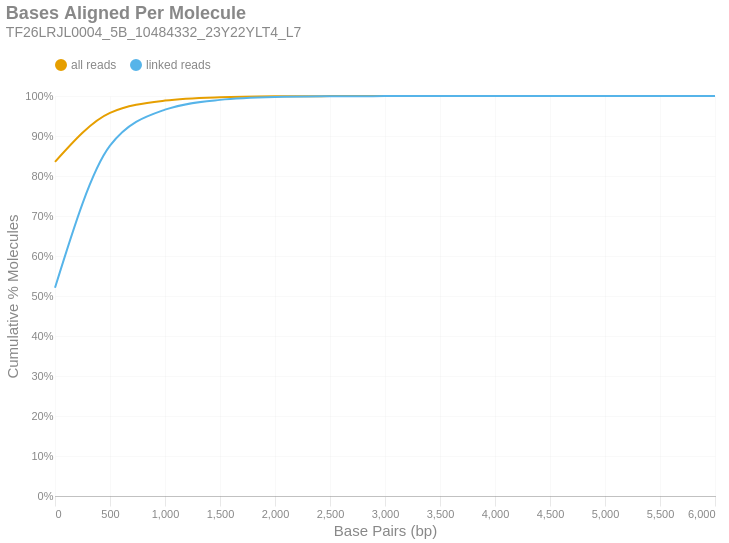

Write notebook code for a chart like this one.
### Markdown cell above
### Bases Aligned Per Molecule
This is a cumulative frequency distribution showing the number of base pairs aligned per unique molecule. These data are shown in 500 bp bins. There are two distributions: one with `all reads` (yellow) and another with only `linked reads` (blue). The percent of molecules in the `linked reads` distribution is relative to the total number of linked molecules.

### Code cell
if SKIPLR:
    print_html(f"Skipped")
else:
    binned_df = consolidated_hist(valids['aligned_bp'], mask, 500, True)
    with SafeRender(binned_df):
        (
            density_plot(binned_df, 'Bases Aligned Per Molecule', samplename, 'basesper')
            .encode(
                x=alt.X('bin:Q', title="Base Pairs (bp)").axis(tickMinStep=500).scale(padding=0),
                y=alt.Y('value:Q', title='Cumulative % Molecules')
                    .axis(format='%')
                    .scale(domain = [0,1])
                    .stack(False),
                color=alt.Color("key:N").scale(domain = ["all reads", "linked reads"]),
                tooltip = [
                    alt.Tooltip("key:N", title = "Data Type"),
                    alt.Tooltip("range_label:N", title="Bases Aligned Per Molecule"),
                    alt.Tooltip("value:Q", format = ".2%", title="% Molecules (Cum.)")
                ]
            )
        ).display()

### Figure 1 — Vega-Lite specification as saved in the notebook (floating-point values rounded to 4 significant figures)
{"width": "container", "height": 400, "config": {"title": {"anchor": "start", "dy": -15, "fontSize": 18, "color": "#888888", "subtitleColor": "#888888", "subtitleFontSize": 14}, "arc": {"fill": "#0072B2"}, "axis": {"domainColor": "#888888", "domainWidth": 0.5, "gridWidth": 0.2, "grid": false, "titleFontWeight": 400, "titleFontSize": 15, "labelFontSize": 11, "labelColor": "#888888", "tickColor": "#888888", "tickWidth": 0.2, "titleColor": "#888888"}, "axisBand": {"grid": false}, "axisX": {"grid": true, "tickSize": 10, "domainCap": "round"}, "axisY": {"domain": false, "grid": true, "tickSize": 0, "domainCap": "round"}, "background": "transparent", "header": {"labelFontSize": 15, "labelColor": "#888888", "titleFontSize": 15, "titleFontWeight": 600, "titleColor": "#888888"}, "legend": {"labelFont": "sans-serif", "labelFontSize": 12, "labelColor": "#888888", "symbolSize": 100, "symbolType": "circle", "titleFontSize": 12, "titlePadding": 10, "titleColor": "#888888", "title": null, "orient": "top"}, "range": {"category": ["#E69F00", "#56B4E9", "#009E73", "#F0E442", "#0072B2", "#D55E00", "#CC79A7", "#000000"], "diverging": ["#cfe8f3", "#a2d4ec", "#73bfe2", "#46abdb", "#1696d2", "#12719e"]}, "area": {"fill": "#0072B2", "fillOpacity": 0.7, "line": true, "strokeOpacity": 0.7}, "line": {"color": "#0072B2", "stroke": "#0072B2", "strokeWidth": 2}, "trail": {"color": "#0072B2", "stroke": "#0072B2", "strokeWidth": 0, "size": 1}, "point": {"filled": true, "fillOpacity": 1.0, "size": 95}, "text": {"color": "#888888", "fontSize": 11, "align": "right", "fontWeight": 400, "size": 11}, "bar": {"fill": "#0072B2", "stroke": null}, "view": {"stroke": null, "continuousWidth": 660, "continuousHeight": 400}}, "data": {"name": "data-afdb3e285ceac1e846d13969ec534fad"}, "mark": {"type": "line", "interpolate": "monotone", "point": {"opacity": 0, "size": 275}}, "encoding": {"color": {"field": "key", "scale": {"domain": ["all reads", "linked reads"]}, "type": "nominal"}, "tooltip": [{"field": "key", "title": "Data Type", "type": "nominal"}, {"field": "range_label", "title": "Bases Aligned Per Molecule", "type": "nominal"}, {"field": "value", "format": ".2%", "title": "% Molecules (Cum.)", "type": "quantitative"}], "x": {"axis": {"tickMinStep": 500}, "field": "bin", "scale": {"padding": 0}, "title": "Base Pairs (bp)", "type": "quantitative"}, "y": {"axis": {"format": "%"}, "field": "value", "scale": {"domain": [0, 1]}, "stack": false, "title": "Cumulative % Molecules", "type": "quantitative"}}, "params": [{"name": "param_c36ac31b6afebe62", "select": {"type": "point", "fields": ["key"]}, "bind": "legend"}], "title": {"text": "Bases Aligned Per Molecule", "subtitle": "TF26LRJL0004_5B_10484332_23Y22YLT4_L7"}, "transform": [{"fold": ["all reads (cumsum)", "linked reads (cumsum)"]}, {"calculate": "replace(datum.key, ' (cumsum)', '')", "as": "key"}, {"filter": {"param": "param_c36ac31b6afebe62"}}], "usermeta": {"embedOptions": {"downloadFileName": "TF26LRJL0004_5B_10484332_23Y22YLT4_L7.basesper"}}, "$schema": "https://vega.github.io/schema/vega-lite/v6.4.1.json", "datasets": {"data-afdb3e285ceac1e846d13969ec534fad": [{"bin": "0.0", "interval": "0.0-500.0", "all reads": 0.8354, "linked reads": 0.5207, "all reads (cumsum)": 0.8354, "linked reads (cumsum)": 0.5207, "range_label": "0-499"}, {"bin": "500.0", "interval": "500.0-1000.0", "all reads": 0.1225, "linked reads": 0.3552, "all reads (cumsum)": 0.9579, "linked reads (cumsum)": 0.8759, "range_label": "500-999"}, {"bin": "1000.0", "interval": "1000.0-1500.0", "all reads": 0.03055, "linked reads": 0.09007, "all reads (cumsum)": 0.9885, "linked reads (cumsum)": 0.966, "range_label": "1000-1499"}, {"bin": "1500.0", "interval": "1500.0-2000.0", "all reads": 0.008238, "linked reads": 0.02435, "all reads (cumsum)": 0.9967, "linked reads (cumsum)": 0.9903, "range_label": "1500-1999"}, {"bin": "2000.0", "interval": "2000.0-2500.0", "all reads": 0.002401, "linked reads": 0.0071, "all reads (cumsum)": 0.9991, "linked reads (cumsum)": 0.9974, "range_label": "2000-2499"}, {"bin": "2500.0", "interval": "2500.0-3000.0", "all reads": 0.0005995, "linked reads": 0.001773, "all reads (cumsum)": 0.9997, "linked reads (cumsum)": 0.9992, "range_label": "2500-2999"}, {"bin": "3000.0", "interval": "3000.0-3500.0", "all reads": 0.0001804, "linked reads": 0.0005335, "all reads (cumsum)": 0.9999, "linked reads (cumsum)": 0.9997, "range_label": "3000-3499"}, {"bin": "3500.0", "interval": "3500.0-4000.0", "all reads": 6.299e-05, "linked reads": 0.0001863, "all reads (cumsum)": 1.0, "linked reads (cumsum)": 0.9999, "range_label": "3500-3999"}, {"bin": "4000.0", "interval": "4000.0-4500.0", "all reads": 1.885e-05, "linked reads": 5.576e-05, "all reads (cumsum)": 1.0, "linked reads (cumsum)": 1.0, "range_label": "4000-4499"}, {"bin": "4500.0", "interval": "4500.0-5000.0", "all reads": 6.856e-06, "linked reads": 2.027e-05, "all reads (cumsum)": 1.0, "linked reads (cumsum)": 1.0, "range_label": "4500-4999"}, {"bin": "5000.0", "interval": "5000.0-5500.0", "all reads": 4.713e-06, "linked reads": 1.394e-05, "all reads (cumsum)": 1.0, "linked reads (cumsum)": 1.0, "range_label": "5000-5499"}, {"bin": "5500.0", "interval": "5500.0-6000.0", "all reads": 2.142e-06, "linked reads": 5.069e-06, "all reads (cumsum)": 1.0, "linked reads (cumsum)": 1.0, "range_label": "5500-5999"}, {"bin": "6000.0", "interval": "6000.0-6500.0", "all reads": 4.285e-07, "linked reads": 1.267e-06, "all reads (cumsum)": 1.0, "linked reads (cumsum)": 1.0, "range_label": "6000-6499"}]}}
